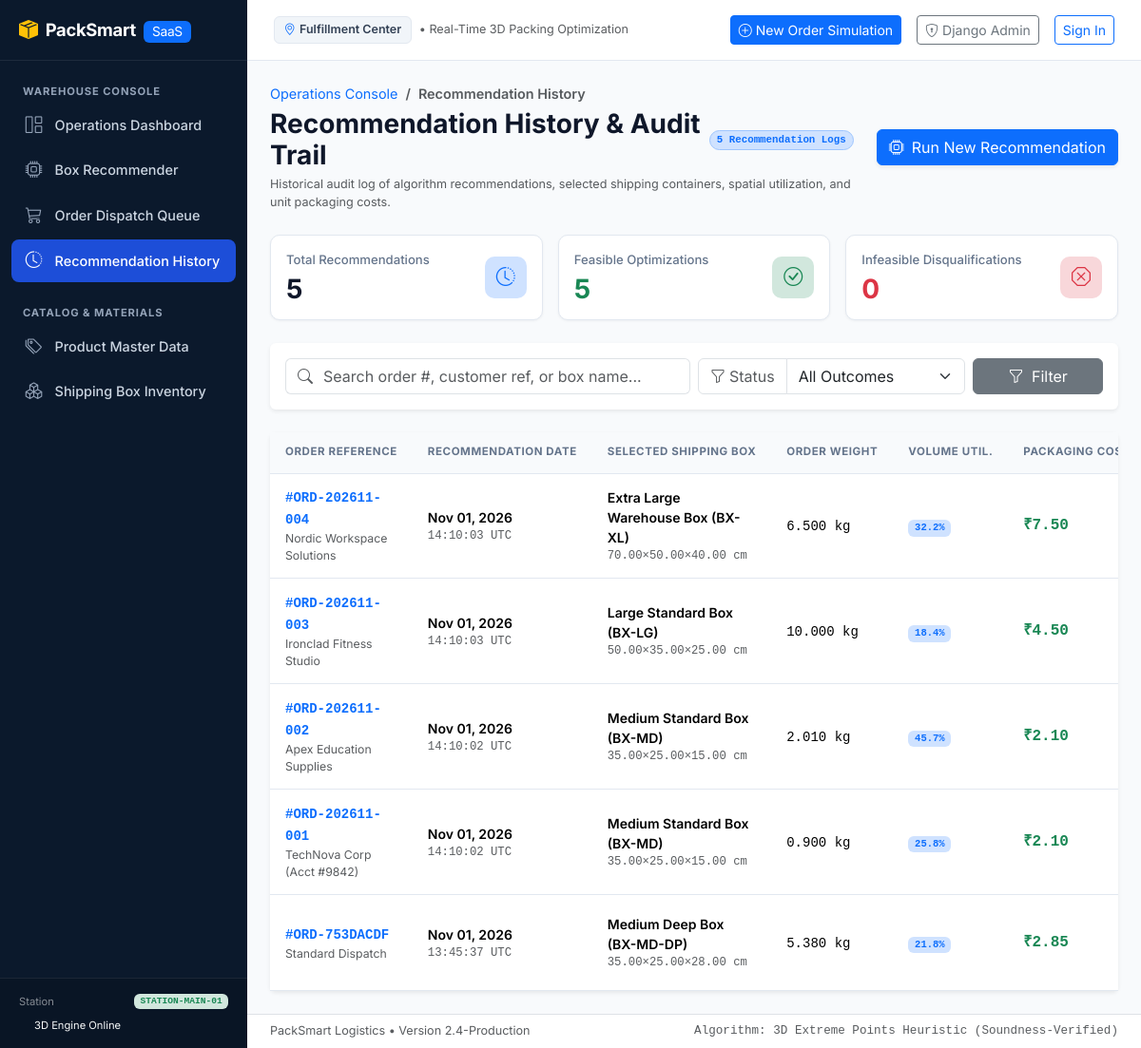
Page /history/ on the earlier database version.
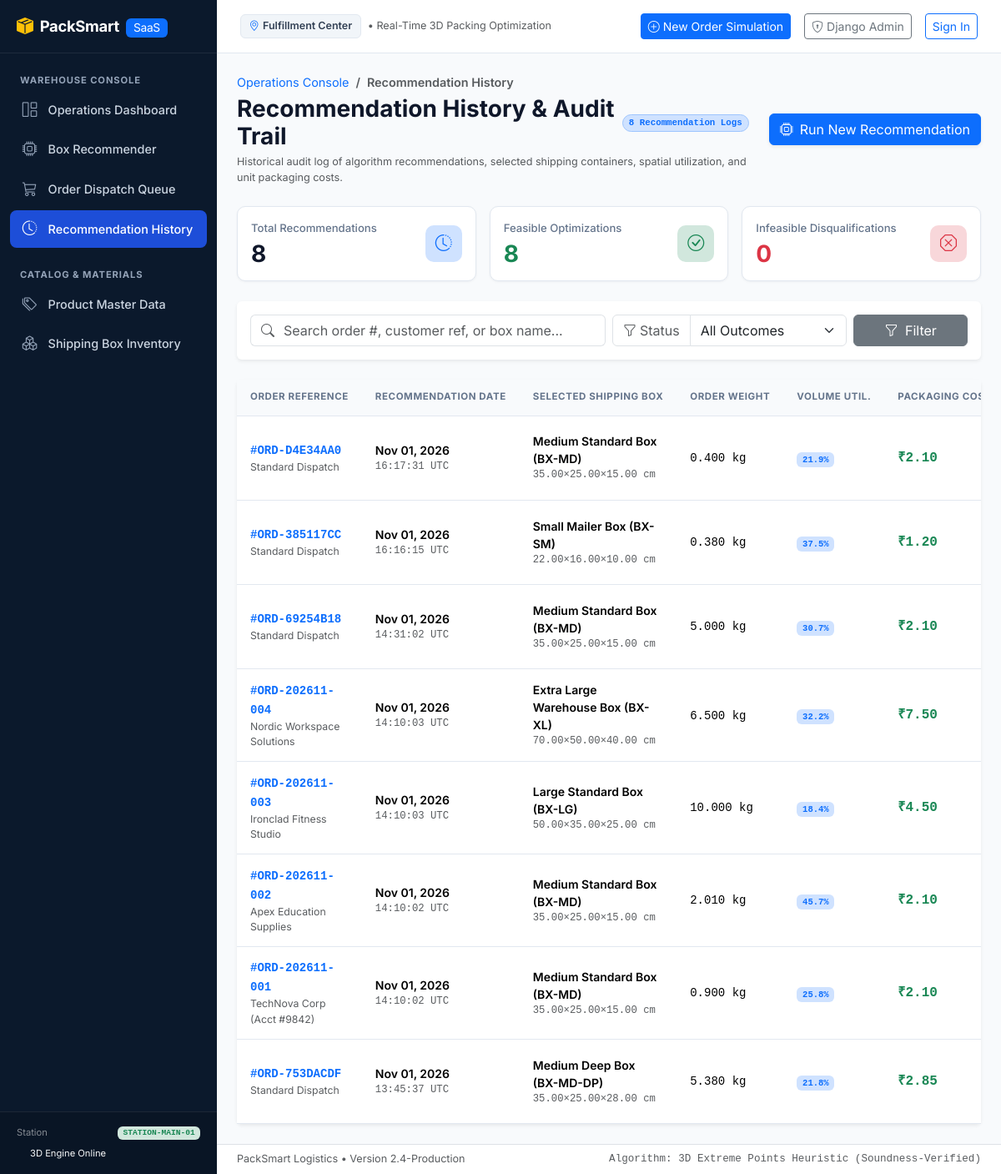
Same page on the later database version.
### apps/orders/models.py (models this page shows, shortened)
class Order(models.Model):
    class Status(models.TextChoices):
        DRAFT = "DRAFT", "Draft"
        EVALUATED = "EVALUATED", "Evaluated / Box Assigned"
        PACKED = "PACKED", "Packed & Dispatched"
        FAILED = "FAILED", "Packing Infeasible"
    order_number = models.CharField(
        max_length=64,
        unique=True,
        db_index=True,
        help_text="Unique warehouse order identifier (e.g. ORD-20261101-ABCD).",
    )
    customer_reference = models.CharField(
        max_length=128,
        blank=True,
        default="",
        help_text="Customer name, account code, or external ERP reference.",
    )
    status = models.CharField(
        max_length=20,
        choices=Status.choices,
        default=Status.DRAFT,
        db_index=True,
        help_text="Current fulfillment lifecycle status.",
    )
    selected_box = models.ForeignKey(
        Box,
        null=True,
        blank=True,
        on_delete=models.SET_NULL,
        related_name="orders",
        help_text="Assigned lowest-cost feasible box determined by the packing service.",
    )
    total_weight = models.DecimalField(
        max_digits=10,
        decimal_places=3,
        default=Decimal("0.000"),
        help_text="Calculated total order weight in kg.",
    )
    total_volume = models.DecimalField(
        max_digits=14,
        decimal_places=2,
        default=Decimal("0.00"),
        help_text="Calculated total item volume in cm³.",
    )
    packaging_cost = models.DecimalField(
        max_digits=10,
        decimal_places=2,
        null=True,
        blank=True,
        help_text="Packaging cost of the selected box.",
    )
    notes = models.TextField(
        blank=True,
        help_text="Optional internal warehouse packaging instructions or notes.",
    )
    created_at = models.DateTimeField(
        auto_now_add=True,
        db_index=True,
        help_text="Timestamp when the order was created.",
    )
    updated_at = models.DateTimeField(
        auto_now=True,
        help_text="Timestamp when the order status or assignment was updated.",
    )
    class Meta:
        ordering = ["-created_at"]
        verbose_name = "Order"
        verbose_name_plural = "Orders"
        indexes = [
            models.Index(fields=["order_number"], name="idx_order_number"),
            models.Index(fields=["status", "created_at"], name="idx_order_status_created"),
        ]
    @property
    def total_order_weight(self) -> Decimal:
        return self.total_weight

class PackingResult(models.Model):
    order = models.OneToOneField(
        Order,
        on_delete=models.CASCADE,
        related_name="packing_result",
    )
    is_feasible = models.BooleanField(
        default=False,
        help_text="Indicates if a valid box was found that can pack all items.",
    )
    failure_reason = models.TextField(
        blank=True,
        help_text="Detailed failure explanation if no box could fit the order.",
    )
    volume_utilization_pct = models.DecimalField(
        max_digits=5,
        decimal_places=2,
        default=Decimal("0.00"),
        help_text="Volume space utilization percentage (0 - 100%).",
    )
    weight_utilization_pct = models.DecimalField(
        max_digits=5,
        decimal_places=2,
        default=Decimal("0.00"),
        help_text="Weight capacity utilization percentage (0 - 100%).",
    )
    placed_items_manifest = models.JSONField(
        default=list,
        blank=True,
        help_text="JSON list of 3D item placements [{sku, x, y, z, dx, dy, dz}].",
    )
    execution_time_ms = models.IntegerField(
        default=0,
        help_text="Algorithm computation runtime in milliseconds.",
    )
    evaluated_at = models.DateTimeField(auto_now_add=True)

### apps/catalog/models.py (models this page shows, shortened)
class Box(models.Model):
    name = models.CharField(
        max_length=100,
        unique=True,
        help_text="Descriptive shipping container code (e.g. Standard Medium Box, BX-MD).",
    )
    internal_length = models.DecimalField(
        max_digits=8,
        decimal_places=2,
        validators=[MinValueValidator(Decimal('0.01'))],
        help_text="Internal clearance length in centimeters (cm). Must be > 0.",
    )
    internal_width = models.DecimalField(
        max_digits=8,
        decimal_places=2,
        validators=[MinValueValidator(Decimal('0.01'))],
        help_text="Internal clearance width in centimeters (cm). Must be > 0.",
    )
    internal_height = models.DecimalField(
        max_digits=8,
        decimal_places=2,
        validators=[MinValueValidator(Decimal('0.01'))],
        help_text="Internal clearance height in centimeters (cm). Must be > 0.",
    )
    max_weight_capacity = models.DecimalField(
        max_digits=8,
        decimal_places=3,
        validators=[MinValueValidator(Decimal('0.001'))],
        help_text="Maximum gross payload capacity in kilograms (kg). Must be > 0.",
    )
    packaging_cost = models.DecimalField(
        max_digits=10,
        decimal_places=2,
        validators=[MinValueValidator(Decimal('0.00'))],
        help_text="Procurement or unit cost of the packaging material (₹). Must be >= 0.",
    )
    is_active = models.BooleanField(
        default=True,
        db_index=True,
        help_text="Controls whether this box is considered during packing optimization.",
    )
    created_at = models.DateTimeField(
        auto_now_add=True,
        help_text="Timestamp when the box specification was added.",
    )
    updated_at = models.DateTimeField(
        auto_now=True,
        help_text="Timestamp when the box specification was last modified.",
    )
    class Meta:
        ordering = ["packaging_cost", "name"]
        verbose_name = "Shipping Box"
        verbose_name_plural = "Shipping Boxes"
        indexes = [
            models.Index(
                fields=["is_active", "packaging_cost"],
                name="idx_box_active_cost",
            ),
        ]
        constraints = [
            models.CheckConstraint(
                condition=models.Q(internal_length__gt=Decimal('0.00')),
                name="chk_box_length_positive",
            ),
            models.CheckConstraint(
                condition=models.Q(internal_width__gt=Decimal('0.00')),
                name="chk_box_width_positive",
            ),
            models.CheckConstraint(
                condition=models.Q(internal_height__gt=Decimal('0.00')),
                name="chk_box_height_positive",
            ),
            models.CheckConstraint(
                condition=models.Q(max_weight_capacity__gt=Decimal('0.000')),
                name="chk_box_max_weight_positive",
            ),
            models.CheckConstraint(
                condition=models.Q(packaging_cost__gte=Decimal('0.00')),
                name="chk_box_cost_non_negative",
            ),
        ]

### apps/orders/views.py (the view)
# urls.py: path('history/', views.RecommendationHistoryView.as_view(), name='history_list'),
class RecommendationHistoryView(ListView):
    model = Order
    template_name = 'orders/history_list.html'
    context_object_name = 'evaluations'
    paginate_by = 15
    def get_queryset(self):
        qs = (
            Order.objects.filter(status__in=[Order.Status.EVALUATED, Order.Status.PACKED, Order.Status.FAILED])
            .select_related('selected_box', 'packing_result')
            .prefetch_related('items__product')
            .order_by('-updated_at')
        )
        query = self.request.GET.get('q', '').strip()
        status_filter = self.request.GET.get('status', 'all')
        if query:
            qs = qs.filter(
                Q(order_number__icontains=query) |
                Q(customer_reference__icontains=query) |
                Q(selected_box__name__icontains=query)
            )
        if status_filter in ['EVALUATED', 'PACKED', 'FAILED']:
            qs = qs.filter(status=status_filter)
        return qs
    def get_context_data(self, **kwargs):
        context = super().get_context_data(**kwargs)
        context['search_query'] = self.request.GET.get('q', '').strip()
        context['current_status'] = self.request.GET.get('status', 'all')
        eval_counts = Order.objects.aggregate(
            total=Count('id', filter=Q(status__in=[Order.Status.EVALUATED, Order.Status.PACKED, Order.Status.FAILED])),
            feasible=Count('id', filter=Q(status__in=[Order.Status.EVALUATED, Order.Status.PACKED])),
            infeasible=Count('id', filter=Q(status=Order.Status.FAILED)),
        )
        context['total_evaluations'] = eval_counts['total']
        context['feasible_count'] = eval_counts['feasible']
        context['infeasible_count'] = eval_counts['infeasible']
        return context

### templates/orders/history_list.html (shortened to what the changed rows need)
{% extends "base.html" %}
{% block content %}
<div class="row align-items-center mb-4">
    <div class="col">
        <div class="d-flex align-items-center gap-2">
            <h1 class="h3 fw-bold mb-0 text-slate-900">Recommendation History & Audit Trail</h1>
            <span class="badge bg-primary-subtle text-primary border border-primary-subtle rounded-pill px-2.5 py-1 font-mono">
                {{ paginator.count }} Recommendation Log{{ paginator.count|pluralize }}
            </span>
        </div>
    </div>
</div>
<div class="row g-3 mb-4">
    <div class="col-sm-6 col-lg-4">
        <div class="card card-kpi p-3 h-100">
            <div class="d-flex align-items-center justify-content-between">
                <div>
                    <div class="kpi-label">Total Recommendations</div>
                    <div class="kpi-value text-slate-900">{{ total_evaluations }}</div>
                </div>
            </div>
        </div>
    </div>
    <div class="col-sm-6 col-lg-4">
        <div class="card card-kpi p-3 h-100">
            <div class="d-flex align-items-center justify-content-between">
                <div>
                    <div class="kpi-label">Feasible Optimizations</div>
                    <div class="kpi-value text-success">{{ feasible_count }}</div>
                </div>
            </div>
        </div>
    </div>
</div>
<div class="card border-0 shadow-sm">
    <div class="table-responsive">
        <table class="table table-enterprise align-middle mb-0">
            <thead>
                <tr>
                    <th scope="col" style="width: 16%;">Order Reference</th>
                    <th scope="col" style="width: 18%;">Recommendation Date</th>
                    <th scope="col" style="width: 22%;">Selected Shipping Box</th>
                    <th scope="col" style="width: 12%;">Order Weight</th>
                    <th scope="col" style="width: 10%;">Volume Util.</th>
                    <th scope="col" style="width: 10%;">Packaging Cost</th>
                </tr>
            </thead>
            <tbody>
                {% for order in evaluations %}
                <tr>
                    <td>
                        <a href="{% url 'orders:recommendation' order.order_number %}" class="font-mono fw-bold text-primary text-decoration-none">
                            #{{ order.order_number }}
                        </a>
                        <div class="text-muted small">{{ order.customer_reference|default:"Standard Dispatch" }}</div>
                    </td>
                    <td>
                        <div class="text-slate-800 fw-semibold">{{ order.updated_at|date:"M d, Y" }}</div>
                        <div class="text-muted small font-mono">{{ order.updated_at|date:"H:i:s" }} UTC</div>
                    </td>
                    <td>
                        {% if order.selected_box %}
                            <div class="fw-semibold text-slate-900">{{ order.selected_box.name }}</div>
                            <div class="text-muted small font-mono">
                                {{ order.selected_box.internal_length }}×{{ order.selected_box.internal_width }}×{{ order.selected_box.internal_height }} cm
                            </div>
                        {% else %}
                            <span class="badge bg-danger-subtle text-danger">
                                <i class="bi bi-x-octagon me-1"></i> Infeasible
                            </span>
                        {% endif %}
                    </td>
                    <td>
                        <span class="font-mono text-slate-800">
                            {{ order.total_order_weight|default:order.total_weight }} kg
                        </span>
                    </td>
                    <td>
                        {% if order.packing_result %}
                            <span class="badge bg-primary-subtle text-primary font-mono">
                                {{ order.packing_result.volume_utilization_pct|floatformat:1 }}%
                            </span>
                        {% else %}
                            <span class="text-muted small">—</span>
                        {% endif %}
                    </td>
                    <td>
                        {% if order.packaging_cost %}
                            <span class="fw-bold text-success font-mono fs-6">
                                ₹{{ order.packaging_cost }}
                            </span>
                        {% else %}
                            <span class="text-muted font-mono">—</span>
                        {% endif %}
                    </td>
                </tr>
                {% endfor %}
            </tbody>
        </table>
    </div>
</div>
{% endblock %}

Differences in the rows shown:
added Order: order_number "ORD-D4E34AA0", customer_reference "Standard Dispatch", updated_at "Nov 01, 2026", updated_at "16:17:31", selected_box.name "Medium Standard Box (BX-MD)", selected_box.internal_length "35.00", selected_box.internal_width "25.00", selected_box.internal_height "15.00", total_order_weight "0.400", packing_result.volume_utilization_pct "21.9", packaging_cost "2.10"
added Order: order_number "ORD-385117CC", customer_reference "Standard Dispatch", updated_at "Nov 01, 2026", updated_at "16:16:15", selected_box.name "Small Mailer Box (BX-SM)", selected_box.internal_length "22.00", selected_box.internal_width "16.00", selected_box.internal_height "10.00", total_order_weight "0.380", packing_result.volume_utilization_pct "37.5", packaging_cost "1.20"
added Order: order_number "ORD-69254B18", customer_reference "Standard Dispatch", updated_at "Nov 01, 2026", updated_at "14:31:02", selected_box.name "Medium Standard Box (BX-MD)", selected_box.internal_length "35.00", selected_box.internal_width "25.00", selected_box.internal_height "15.00", total_order_weight "5.000", packing_result.volume_utilization_pct "30.7", packaging_cost "2.10"
Other differences:
{{ paginator.count }}: "5" → "8"
{{ total_evaluations }}: "5" → "8"
{{ feasible_count }}: "5" → "8"
